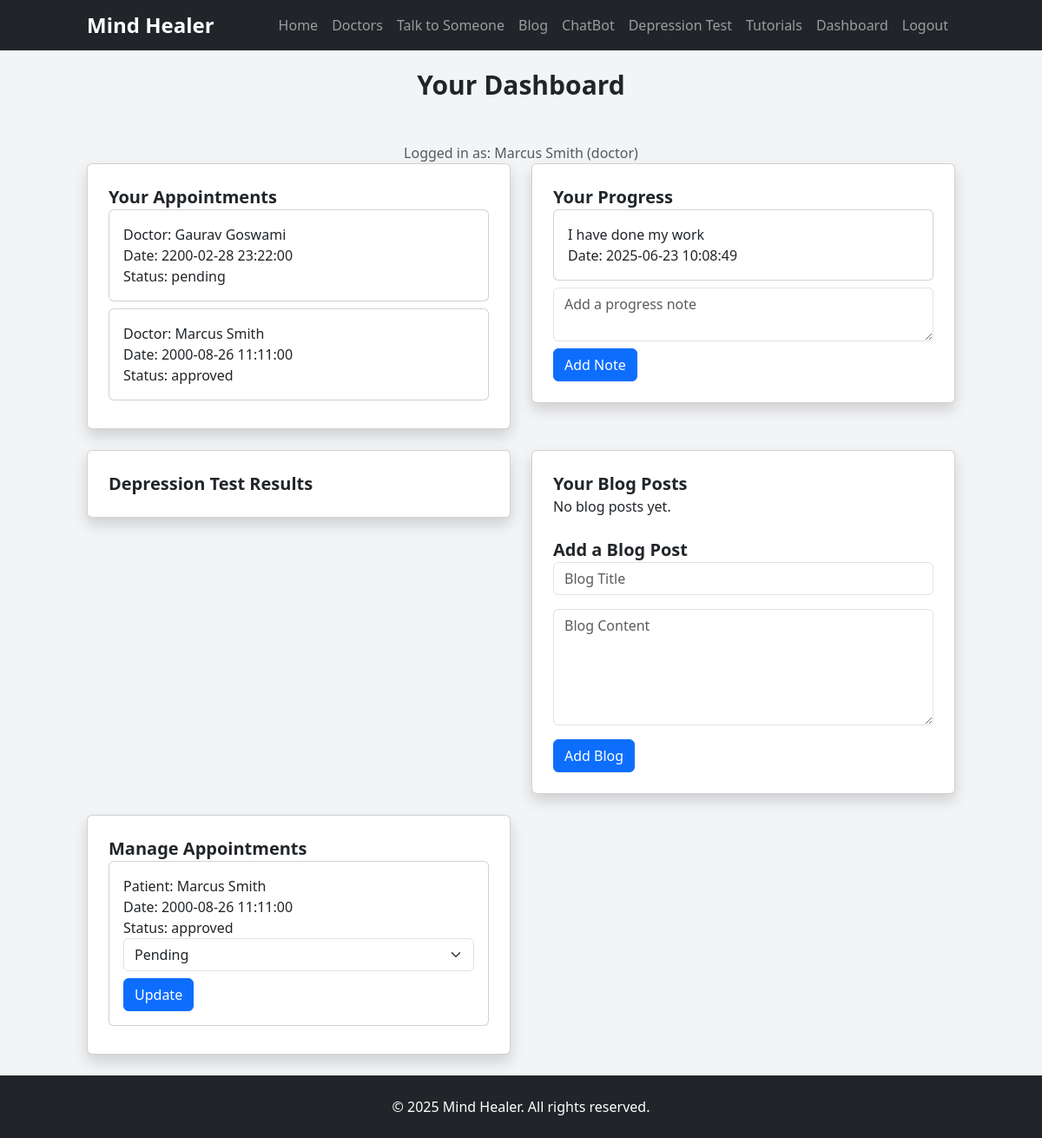
Screenshot of /dashboard.php (signed in) with the database file from the repository.
### tables this page shows
CREATE TABLE `users` (
  `id` int(11) NOT NULL,
  `username` varchar(50) NOT NULL,
  `email` varchar(100) NOT NULL,
  `password` varchar(255) NOT NULL,
  `role` enum('user','doctor','admin') DEFAULT 'user',
  `created_at` timestamp NOT NULL DEFAULT current_timestamp()
);

CREATE TABLE `appointments` (
  `id` int(11) NOT NULL,
  `user_id` int(11) NOT NULL,
  `doctor_id` int(11) NOT NULL,
  `appointment_date` datetime NOT NULL,
  `status` enum('pending','approved','rejected') DEFAULT 'pending',
  `created_at` timestamp NOT NULL DEFAULT current_timestamp()
);

CREATE TABLE `doctors` (
  `id` int(11) NOT NULL,
  `user_id` int(11) NOT NULL,
  `name` varchar(100) NOT NULL,
  `specialization` varchar(100) NOT NULL,
  `image` varchar(255) DEFAULT NULL,
  `is_verified` tinyint(1) DEFAULT 0,
  `created_at` timestamp NOT NULL DEFAULT current_timestamp()
);

CREATE TABLE `progress` (
  `id` int(11) NOT NULL,
  `user_id` int(11) NOT NULL,
  `note` text DEFAULT NULL,
  `created_at` timestamp NOT NULL DEFAULT current_timestamp()
);

### dashboard.php (the view, shortened to what this page needs)
<?php
include 'includes/db_connect.php';
$is_doctor = $conn->query("SELECT id, is_verified FROM doctors WHERE user_id = " . (int)$_SESSION['user_id'])->fetch_assoc();
$user_data = $conn->query("SELECT username, role FROM users WHERE id = " . (int)$_SESSION['user_id'])->fetch_assoc();
$appointments = $conn->query("SELECT a.id, a.appointment_date, a.status, d.name FROM appointments a JOIN doctors d ON a.doctor_id = d.id WHERE a.user_id = " . (int)$_SESSION['user_id']);
$progress = $conn->query("SELECT note, created_at FROM progress WHERE user_id = " . (int)$_SESSION['user_id']);
$blogs = $conn->query("SELECT id, title, content, created_at FROM blogs WHERE user_id = " . (int)$_SESSION['user_id']);
if ($is_doctor) {
    $doctor_appointments = $conn->query("SELECT a.id, a.appointment_date, a.status, u.username FROM appointments a JOIN users u ON a.user_id = u.id WHERE a.doctor_id = " . (int)$is_doctor['id']);
}
?>
<!DOCTYPE html>
<html lang="en">
<head>
    <link href="https://cdn.jsdelivr.net/npm/bootstrap@5.3.3/dist/css/bootstrap.min.css" rel="stylesheet">
    <link href="https://cdn.jsdelivr.net/npm/tailwindcss@2.2.19/dist/tailwind.min.css" rel="stylesheet">
    <link href="css/styles.css" rel="stylesheet">
</head>
<body class="bg-gray-100">
    <?php include 'includes/header.php'; ?>
    <section class="full-screen">
        <div class="container">
            <h2 class="text-3xl font-bold text-center mb-5">Your Dashboard</h2>
            <p class="text-muted text-center">Logged in as: <?php echo htmlspecialchars($user_data['username']) . " (" . htmlspecialchars($user_data['role']) . ")"; ?></p>
            <div class="row">
                <div class="col-md-6 mb-4">
                    <div class="card shadow p-4">
                        <h3 class="text-xl font-semibold">Your Appointments</h3>
                        <?php while ($appointment = $appointments->fetch_assoc()): ?>
                            <div class="card mb-2">
                                <div class="card-body">
                                    <p>Doctor: <?php echo htmlspecialchars($appointment['name']); ?></p>
                                    <p>Date: <?php echo htmlspecialchars($appointment['appointment_date']); ?></p>
                                    <p>Status: <?php echo htmlspecialchars($appointment['status']); ?></p>
                                </div>
                            </div>
                        <?php endwhile; ?>
                    </div>
                </div>
                <div class="col-md-6 mb-4">
                    <div class="card shadow p-4">
                        <h3 class="text-xl font-semibold">Your Progress</h3>
                        <?php while ($note = $progress->fetch_assoc()): ?>
                            <div class="card mb-2">
                                <div class="card-body">
                                    <p><?php echo htmlspecialchars($note['note']); ?></p>
                                    <p>Date: <?php echo htmlspecialchars($note['created_at']); ?></p>
                                </div>
                            </div>
                        <?php endwhile; ?>
                        <form action="add_progress.php" method="POST">
                            <textarea name="note" class="form-control mb-2" placeholder="Add a progress note" required></textarea>
                            <button type="submit" class="btn btn-primary">Add Note</button>
                        </form>
                    </div>
                </div>
                <div class="col-md-6 mb-4">
                    <div class="card shadow p-4">
                        <h3 class="text-xl font-semibold">Depression Test Results</h3>
                    </div>
                </div>
                <div class="col-md-6 mb-4">
                    <div class="card shadow p-4">
                        <h3 class="text-xl font-semibold">Your Blog Posts</h3>
                        <?php if ($blogs->num_rows === 0): ?>
                            <p>No blog posts yet.</p>
                        <?php endif; ?>
                        <h3 class="text-xl font-semibold mt-4">Add a Blog Post</h3>
                        <form action="add_blog.php" method="POST">
                            <div class="mb-3">
                                <input type="text" name="title" class="form-control" placeholder="Blog Title" required>
                            </div>
                            <div class="mb-3">
                                <textarea name="content" class="form-control" placeholder="Blog Content" rows="5" required></textarea>
                            </div>
                            <button type="submit" class="btn btn-primary">Add Blog</button>
                        </form>
                    </div>
                </div>
                <?php if ($is_doctor): ?>
                    <div class="col-md-6 mb-4">
                        <div class="card shadow p-4">
                            <h3 class="text-xl font-semibold">Manage Appointments</h3>
                            <?php while ($appointment = $doctor_appointments->fetch_assoc()): ?>
                                <div class="card mb-2">
                                    <div class="card-body">
                                        <p>Patient: <?php echo htmlspecialchars($appointment['username']); ?></p>
                                        <p>Date: <?php echo htmlspecialchars($appointment['appointment_date']); ?></p>
                                        <p>Status: <?php echo htmlspecialchars($appointment['status']); ?></p>
                                        <form action="update_appointment.php" method="POST">
                                            <select name="status" class="form-select mb-2">
                                                <option value="pending">Pending</option>
                                            </select>
                                            <button type="submit" class="btn btn-primary">Update</button>
                                        </form>
                                    </div>
                                </div>
                            <?php endwhile; ?>
                        </div>
                    </div>
                <?php endif; ?>
            </div>
        </div>
    </section>
    <?php include 'includes/footer.php'; ?>
</body>
</html>

### css/styles.css (style rules this page uses)
body, html { height: 100%; margin: 0; overflow-x: hidden; }
.full-screen { min-height: 100vh; padding-top: 80px; }
.card { transition: transform 0.3s ease; }

### rows the page displays
users: username "Marcus Smith", role "doctor"
appointments: doctor.name "Gaurav Goswami", appointment_date "2200-02-28 23:22:00", status "pending"
appointments: doctor.name "Marcus Smith", appointment_date "2000-08-26 11:11:00", status "approved", user.username "Marcus Smith"
progress: note "I have done my work", created_at "2025-06-23 10:08:49"
